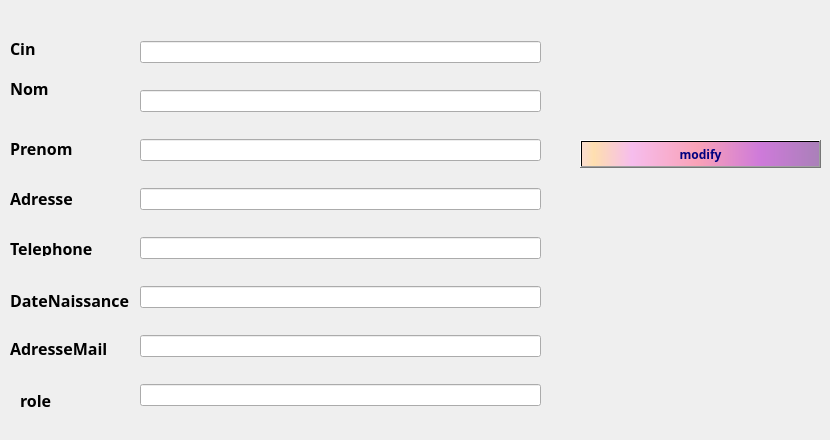
          <widget class="QWidget" name="tab_8">
           <attribute name="title">
            <string>Modifier personnel</string>
           </attribute>
           <widget class="QPushButton" name="pb_modifier">
            <property name="geometry">
             <rect>
              <x>580</x>
              <y>140</y>
              <width>241</width>
              <height>28</height>
             </rect>
            </property>
            <property name="font">
             <font>
              <family>Sitka Display</family>
              <pointsize>9</pointsize>
              <bold>true</bold>
             </font>
            </property>
            <property name="styleSheet">
             <string notr="true">background-color: qlineargradient(spread:pad, x1:1, y1:0, x2:1, y2:0, stop:0.919598 rgba(255, 0, 111, 255), stop:0.98 rgba(0, 0, 0, 255), stop:1 rgba(235, 148, 61, 255));
color: rgb(0, 0, 127);
background-color: qlineargradient(spread:pad, x1:0, y1:0, x2:1, y2:0, stop:0.0100503 rgba(252, 222, 204, 255), stop:0.0502513 rgba(254, 223, 175, 255), stop:0.211055 rgba(246, 189, 237, 255), stop:0.487437 rgba(249, 162, 183, 255), stop:0.753769 rgba(206, 122, 218, 255), stop:1 rgba(170, 128, 185, 255));</string>
            </property>
            <property name="text">
             <string>modify</string>
            </property>
            <property name="icon">
             <iconset>
              <normaloff>:/modifier.png</normaloff>:/modifier.png</iconset>
            </property>
           </widget>
           <widget class="QLabel" name="label_9">
            <property name="geometry">
             <rect>
              <x>10</x>
              <y>40</y>
              <width>56</width>
              <height>16</height>
             </rect>
            </property>
            <property name="font">
             <font>
              <family>Sitka Display</family>
              <pointsize>12</pointsize>
              <bold>true</bold>
             </font>
            </property>
            <property name="text">
             <string>Cin </string>
            </property>
           </widget>
           <widget class="QLabel" name="label_10">
            <property name="geometry">
             <rect>
              <x>10</x>
              <y>80</y>
              <width>56</width>
              <height>16</height>
             </rect>
            </property>
            <property name="font">
             <font>
              <family>Sitka Display</family>
              <pointsize>12</pointsize>
              <bold>true</bold>
             </font>
            </property>
            <property name="text">
             <string>Nom</string>
            </property>
           </widget>
           <widget class="QLabel" name="label_11">
            <property name="geometry">
             <rect>
              <x>10</x>
              <y>140</y>
              <width>71</width>
              <height>16</height>
             </rect>
            </property>
            <property name="font">
             <font>
              <family>Sitka Display</family>
              <pointsize>12</pointsize>
              <bold>true</bold>
             </font>
            </property>
            <property name="text">
             <string>Prenom</string>
            </property>
           </widget>
           <widget class="QLabel" name="label_12">
            <property name="geometry">
             <rect>
              <x>10</x>
              <y>190</y>
              <width>81</width>
              <height>16</height>
             </rect>
            </property>
            <property name="font">
             <font>
              <family>Sitka Display</family>
              <pointsize>12</pointsize>
              <bold>true</bold>
             </font>
            </property>
            <property name="text">
             <string>Adresse</string>
            </property>
           </widget>
           <widget class="QLabel" name="label_24">
            <property name="geometry">
             <rect>
              <x>10</x>
              <y>340</y>
              <width>141</width>
              <height>16</height>
             </rect>
            </property>
            <property name="font">
             <font>
              <family>Sitka Display</family>
              <pointsize>12</pointsize>
              <bold>true</bold>
             </font>
            </property>
            <property name="text">
             <string>AdresseMail</string>
            </property>
           </widget>
           <widget class="QLabel" name="label_25">
            <property name="geometry">
             <rect>
              <x>20</x>
              <y>390</y>
              <width>111</width>
              <height>21</height>
             </rect>
            </property>
            <property name="font">
             <font>
              <family>Sitka Display</family>
              <pointsize>12</pointsize>
              <bold>true</bold>
             </font>
            </property>
            <property name="text">
             <string>role</string>
            </property>
           </widget>
           <widget class="QLabel" name="label_26">
            <property name="geometry">
             <rect>
              <x>10</x>
              <y>240</y>
              <width>91</width>
              <height>16</height>
             </rect>
            </property>
            <property name="font">
             <font>
              <family>Sitka Display</family>
              <pointsize>12</pointsize>
              <bold>true</bold>
             </font>
            </property>
            <property name="text">
             <string>Telephone</string>
            </property>
           </widget>
           <widget class="QLabel" name="label_27">
            <property name="geometry">
             <rect>
              <x>10</x>
              <y>290</y>
              <width>131</width>
              <height>21</height>
             </rect>
            </property>
            <property name="font">
             <font>
              <family>Sitka Display</family>
              <pointsize>12</pointsize>
              <bold>true</bold>
             </font>
            </property>
            <property name="text">
             <string>DateNaissance</string>
            </property>
           </widget>
           <widget class="QWidget" name="verticalLayoutWidget_7">
            <property name="geometry">
             <rect>
              <x>140</x>
              <y>20</y>
              <width>401</width>
              <height>411</height>
             </rect>
            </property>
            <layout class="QVBoxLayout" name="verticalLayout_9">
             <item>
              <widget class="QLineEdit" name="line_cin"/>
             </item>
             <item>
              <widget class="QLineEdit" name="line_nom"/>
             </item>
             <item>
              <widget class="QLineEdit" name="line_prenom"/>
             </item>
             <item>
              <widget class="QLineEdit" name="line_adresse"/>
             </item>
             <item>
              <widget class="QLineEdit" name="line_telephone"/>
             </item>
             <item>
              <widget class="QLineEdit" name="line_naiss"/>
             </item>
             <item>
              <widget class="QLineEdit" name="line_adresseMail"/>
             </item>
             <item>
              <widget class="QLineEdit" name="line_role"/>
             </item>
            </layout>
           </widget>
          </widget>
